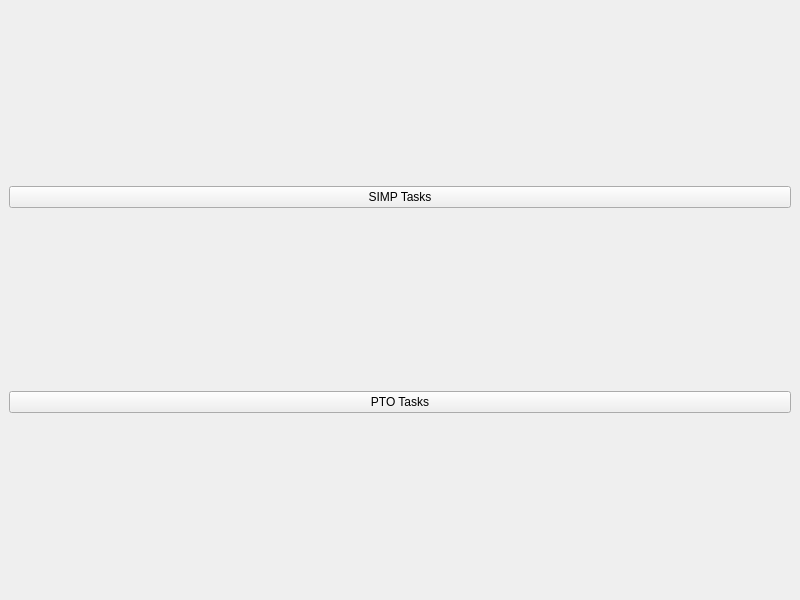
<?xml version="1.0" encoding="UTF-8"?>
<ui version="4.0">
 <class>MainWindow</class>
 <widget class="QMainWindow" name="MainWindow">
  <property name="geometry">
   <rect>
    <x>0</x>
    <y>0</y>
    <width>800</width>
    <height>600</height>
   </rect>
  </property>
  <property name="windowTitle">
   <string>MainWindow</string>
  </property>
  <widget class="QWidget" name="centralwidget">
   <layout class="QVBoxLayout" name="verticalLayout">
    <item>
     <widget class="QPushButton" name="bSIMP">
      <property name="text">
       <string>SIMP Tasks</string>
      </property>
     </widget>
    </item>
    <item>
     <widget class="QPushButton" name="bPTO">
      <property name="text">
       <string>PTO Tasks</string>
      </property>
     </widget>
    </item>
   </layout>
  </widget>
 </widget>
 <resources/>
 <connections/>
</ui>
